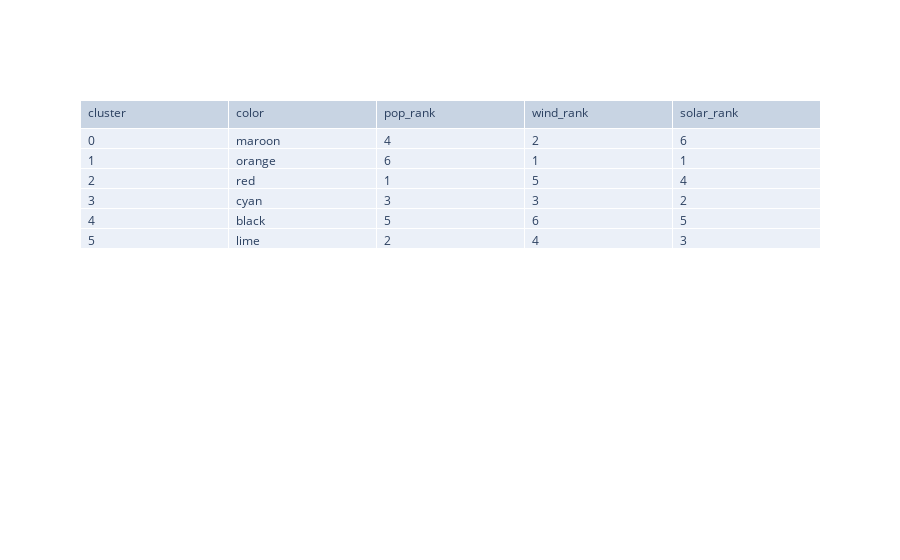

The notebook cell saved with this chart:
### Code cell
# Centroid analysis
df_birch_centers= pd.DataFrame(birch_centers).reset_index()
df_birch_centers.columns = ['cluster', 'population', 'wind speed', 'solar']
df_birch_centers['color'] = birch_colors

df_birch_table = df_birch_centers[['cluster', 'color']].copy()
df_birch_table['pop_rank'] = [i + 1 for i in df_birch_centers['population'].sort_values(ascending=False).reset_index().sort_values(by='index').index]
df_birch_table['wind_rank'] = [i + 1 for i in df_birch_centers['wind speed'].sort_values(ascending=False).reset_index().sort_values(by='index').index]
df_birch_table['solar_rank'] = [i + 1 for i in df_birch_centers['solar'].sort_values(ascending=False).reset_index().sort_values(by='index').index]

df_birch_centers
fig = go.Figure(data=[go.Table(
    header=dict(values=df_birch_table.columns,
                align='left'),
    cells=dict(values=[df_birch_table[column] for column in df_birch_table.columns],
               align='left'))
])
fig

### Figure 1 — Plotly figure (JSON) as saved in the notebook; plotly's stock layout.template omitted (floating-point values rounded to 4 significant figures)
{"data": [{"cells": {"align": "left", "values": [[0, 1, 2, 3, 4, 5], ["maroon", "orange", "red", "cyan", "black", "lime"], [4, 6, 1, 3, 5, 2], [2, 1, 5, 3, 6, 4], [6, 1, 4, 2, 5, 3]]}, "header": {"align": "left", "values": ["cluster", "color", "pop_rank", "wind_rank", "solar_rank"]}, "type": "table"}], "layout": {}}
